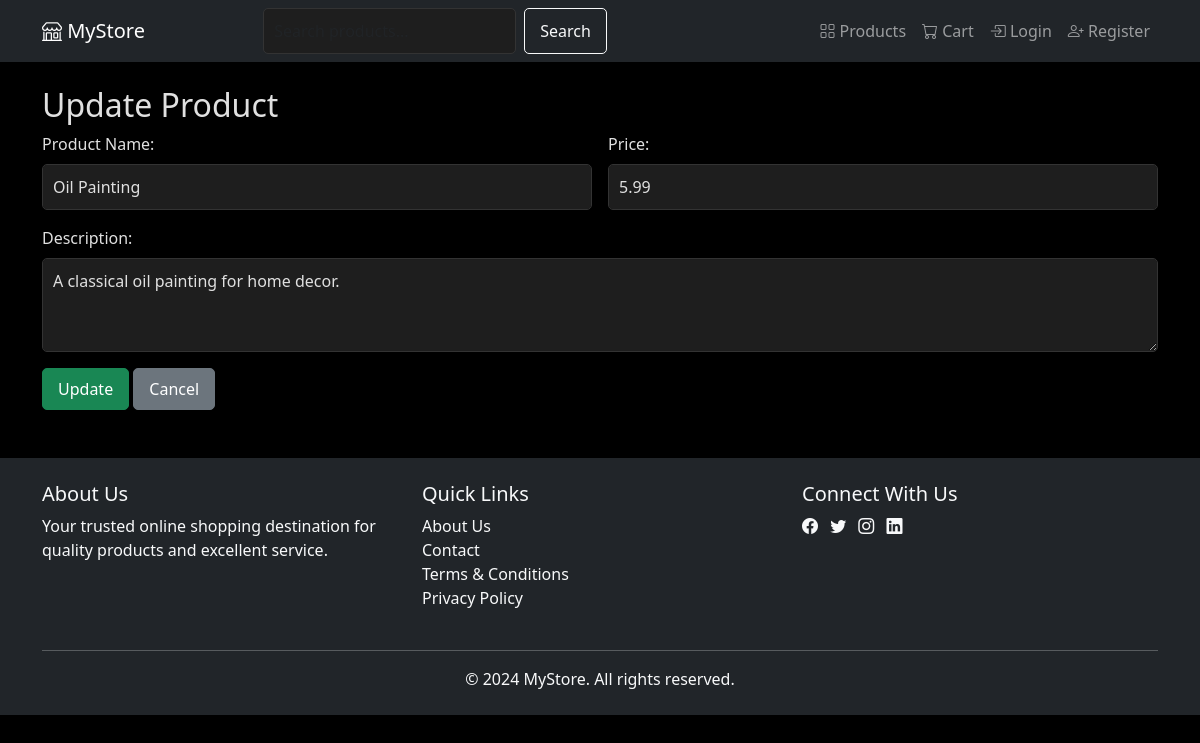
The app's page /product/2/edit/ with its own data.
### store/models.py (models this page shows, shortened)
class Product(models.Model):
    name = models.CharField(max_length=200)
    description = models.TextField()
    price = models.DecimalField(max_digits=10, decimal_places=2)
    image = models.ImageField(upload_to='products/', null=True, blank=True)
    stock = models.IntegerField(default=0)
    video = models.FileField(upload_to='videos/', null=True, blank=True)
    media = models.FileField(upload_to='media/', null=True, blank=True)
    is_featured = models.BooleanField(default=False)  # New field for featured products
    category = models.ForeignKey(Category, on_delete=models.CASCADE, related_name='products', null=True, blank=True)

### store/views.py (the view)
# urls.py: path('product/<int:pk>/edit/', views.product_update, name='product_update'),
def product_update(request, pk):
    product = get_object_or_404(Product, pk=pk)
    if request.method == 'POST':
        product.name = request.POST.get('name')
        product.price = request.POST.get('price')
        product.description = request.POST.get('description')
        product.save()
        return redirect('store:product_detail', pk=product.pk)
    return render(request, 'store/product_update.html', {'product': product})

### store/templates/store/product_update.html (shortened to what this page needs)
{% extends 'store/base.html' %}
{% block content %}
<h2>Update Product</h2>
<form method="POST" class="row g-3">
    <div class="col-md-6">
        <label for="name" class="form-label">Product Name:</label>
        <input type="text" name="name" id="name" class="form-control" value="{{ product.name }}" required>
    </div>
    <div class="col-md-6">
        <label for="price" class="form-label">Price:</label>
        <input type="number" name="price" id="price" class="form-control" step="0.01" value="{{ product.price }}" required>
    </div>
    <div class="col-12">
        <label for="description" class="form-label">Description:</label>
        <textarea name="description" id="description" class="form-control" rows="3">{{ product.description }}</textarea>
    </div>
    <div class="col-12">
        <button type="submit" class="btn btn-success">Update</button>
        <a href="{% url 'store:product_detail' product.pk %}" class="btn btn-secondary">Cancel</a>
    </div>
</form>
{% endblock %}

### static/css/styles.css (style rules this page uses)
body { background-color: #000; color: #e0e0e0; font-family: 'Segoe UI', Tahoma, Geneva, Verdana, sans-serif; }
a { color: #00bcd4; text-decoration: none; }
.btn { padding: 8px 15px; border-radius: 5px; font-weight: 500; }
.form-control, .form-select { padding: 10px; border-radius: 5px; background-color: #1e1e1e; color: #e0e0e0; border: 1px solid #333; }

### records on screen
Product: name "Oil Painting", price "5.99", description "A classical oil painting for home decor."
